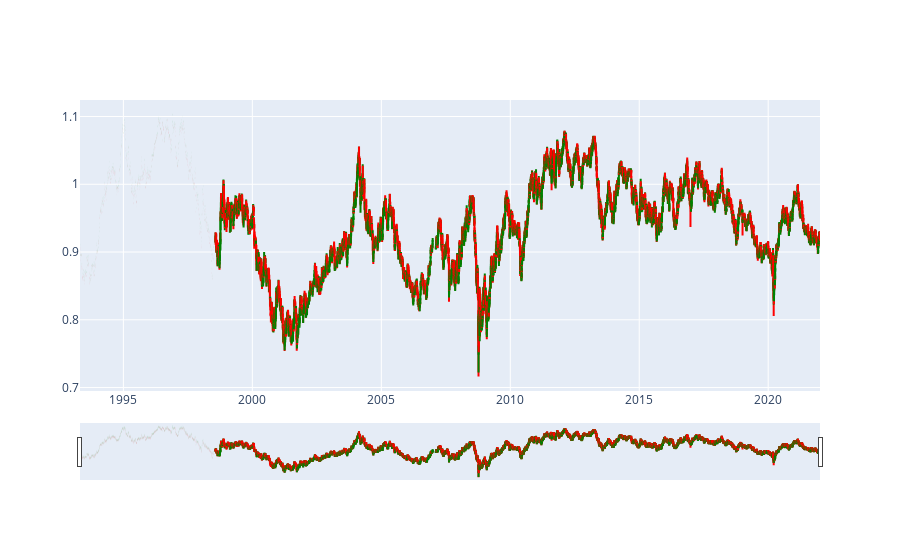
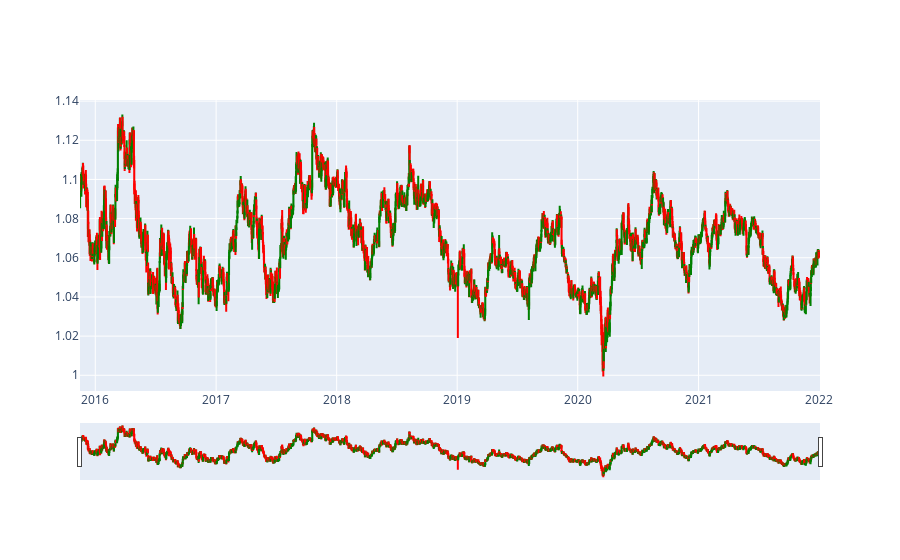

The notebook cell these images were saved under, in order:
### Code cell
import pandas as pd
import numpy as np
import sqlite3
from datetime import datetime
import plotly
import plotly.graph_objects as go
import plotly.express as px

class Bot(object):
    def __init__(self, ticker, start, end, time_frame):
        self.ticker = ticker
        self.start = start
        self.end = end
        self.time_frame = time_frame
        
    def load_data(self, ticker, time_frame): # Load dataset.
        params_dic = {
         'host': 'localhost',
         'database': 'data/forex_historical.db'
        }
        connection = sqlite3.connect(f"{params_dic['database']}")
        dataset = pd.read_sql_query("SELECT * FROM "+ticker.lower()+"_"+time_frame, connection)
        dataset = dataset.astype({'time':'datetime64'})
        dataset.index = dataset['time']
        connection.close()
        return pd.DataFrame(dataset)


if __name__ == '__main__':
    #time_frames = {'mt5.TIMEFRAME_H12':'h12', 'mt5.TIMEFRAME_D1':'d1', 'mt5.TIMEFRAME_W1':'w1', 'mt5.TIMEFRAME_MN1':'mn1'}
    #tickers = ['AUDCAD', 'AUDNZD', 'AUDUSD', 'CADCHF', 'EURAUD', 'EURCAD', 'EURCHF', 'EURHUF', 'EURGBP', 'EURJPY', 'EURNZD', 'EURUSD', 'GBPCAD', 'GBPCHF', 'GBPJPY', 'GBPUSD', 'GBPNZD', 'USDCAD', 'USDCHF', 'USDJPY', 'USDMXN', 'USDSGD', 'USDTRY', 'NZDCAD', 'NZDUSD', 'NZDJPY', 'XAGUSD', 'XAUUSD']
    time_frames = {'mt5.TIMEFRAME_H12':'h12'}
    tickers = ['AUDCAD', 'AUDNZD']
    for ticker in tickers:
        print('\n')
        for time_frame in time_frames:
            forex = Bot(ticker, datetime(2021, 12, 30), datetime(2021, 12, 31), time_frames[time_frame]).load_data(ticker, time_frames[time_frame])
            print(forex)
            fig = go.Figure(
                data=[go.Candlestick(x=forex.index, low=forex['low'], high=forex['high'], close=forex['close'], open=forex['open'], increasing_line_color='green', decreasing_line_color='red')]
            )
            fig.show()

### Figure 1 — Plotly figure (JSON) as saved in the notebook; plotly's stock layout.template omitted (floating-point values rounded to 4 significant figures; data arrays with more than 128 entries replaced by an {"elided": "..."} marker saying what was removed)
{"data": [{"close": {"elided": "11299 float values"}, "decreasing": {"line": {"color": "red"}}, "high": {"elided": "11299 float values"}, "increasing": {"line": {"color": "green"}}, "low": {"elided": "11299 float values"}, "open": {"elided": "11299 float values"}, "type": "candlestick", "x": {"elided": "11299 str values"}}], "layout": {}}

### Figure 2 — Plotly figure (JSON) as saved in the notebook; plotly's stock layout.template omitted (floating-point values rounded to 4 significant figures; data arrays with more than 128 entries replaced by an {"elided": "..."} marker saying what was removed)
{"data": [{"close": {"elided": "3187 float values"}, "decreasing": {"line": {"color": "red"}}, "high": {"elided": "3187 float values"}, "increasing": {"line": {"color": "green"}}, "low": {"elided": "3187 float values"}, "open": {"elided": "3187 float values"}, "type": "candlestick", "x": {"elided": "3187 str values"}}], "layout": {}}
